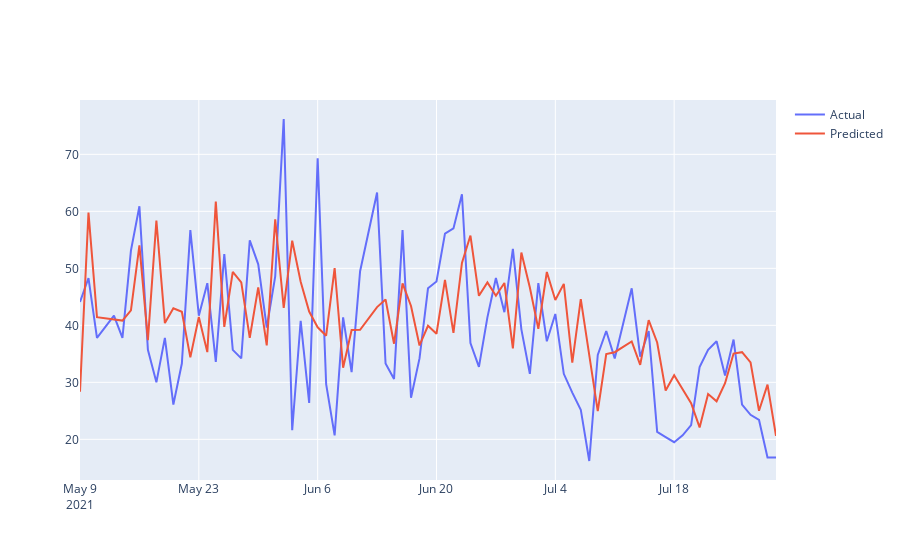

This figure's notebook cell:
### Code cell
fig = go.Figure()
fig.add_trace(go.Scatter(x=df_preds['Date'], y=df_preds['Total_Consumption'],
                    mode='lines',
                    name='Actual'))
fig.add_trace(go.Scatter(x=df_preds['Date'], y=df_preds['Predicted_Consumption'],
                    mode='lines',
                    name='Predicted'))
